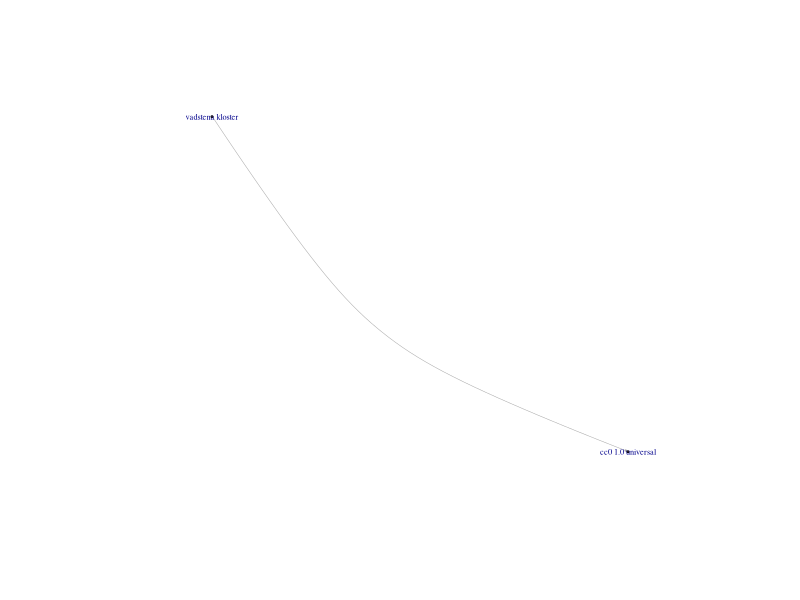

This chart was generated by the following R code:
library(igraph)
library(tidyverse)
set.seed(12)#Change number here to re-randomize the shape of your graph

read_csv("./data_html.csv")%>%
  transmute(source=str_to_lower(source),
            target=str_to_lower(target),
            source_label=str_to_lower(label_s),
            target_label=str_to_lower(label_t),
            #color=ifelse(isReply, "grey", "black"),
            arrow.size=0.1,
            curved=runif(n(),-0.4,0.4)) -> df_edges
bind_rows(transmute(df_edges,name=source,label=source_label),
          transmute(df_edges,name=target,label=target_label)
) %>%
  group_by(name)%>%
  summarise(label=paste0(unique(label),collapse = " // "))%>%
  mutate(label=ifelse(rbinom(n(), 1,0.999),label,""))->df_nodes#This line keeps 99% of labels
  #n() is the number of rows.
#n_nodes<-nrow(df_nodes)
#df_anonymous<-1:n_nodes
graph_from_data_frame(df_edges, vertices = df_nodes) -> g_frame
g_frame
pdf(paper="USr","graph.pdf")
#pdf("test.pdf")
lo <- igraph::layout_nicely(g_frame)
#lo <- igraph::layout_in_circle(g_frame)
plot(g_frame,
     rescale=FALSE,
     layout=0.6*norm_coords(lo, -1.8, 1.8, -1.4, 1.5),
     vertex.size=1,
     vertex.label.cex = 0.5,#Change label size here
     #vertex.label=df_anonymous, #uncomment to get things anonymised
     edge.width=0.5)
     #legend('topleft',legend=levels(sizeCut),pt.cex=scaled,col='black',pch=21, pt.bg='orange'))

# legend('topright', box.lwd = 1, box.col = "black",
#        cex = 0.8,
#        c('Comment','Response','Author','Commentor'),
#        col=c("black","grey","red","orange"), 
#        
#        pch = c(NA,NA,20,20),#(0,0,20,20)
#        lty = c(1,1,0,0),#0,
#        #bg =c(NA,NA,"green","blue"),
#        bty = "y",  pt.cex =2.5 )
